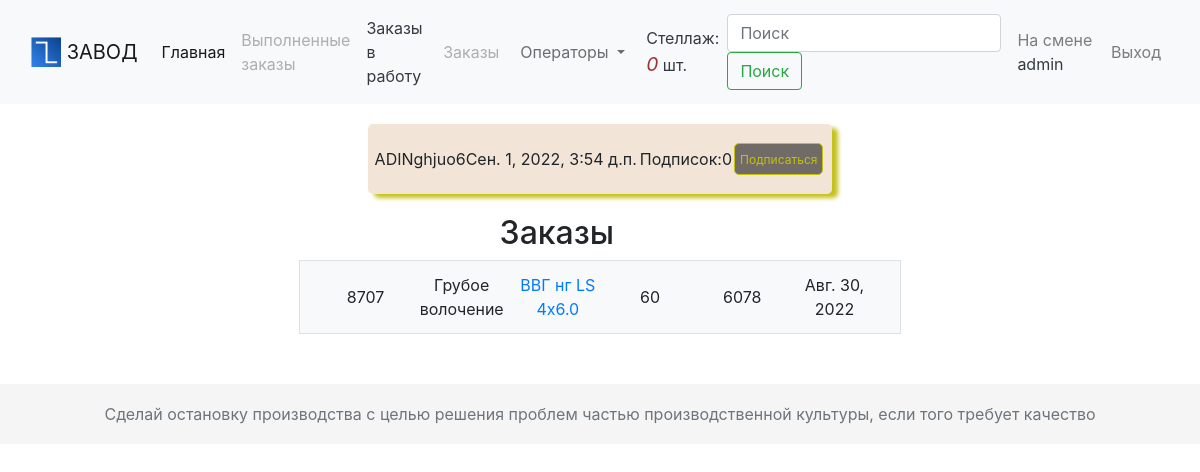
Page /manufactur/user/admin (signed in) on the earlier database version.
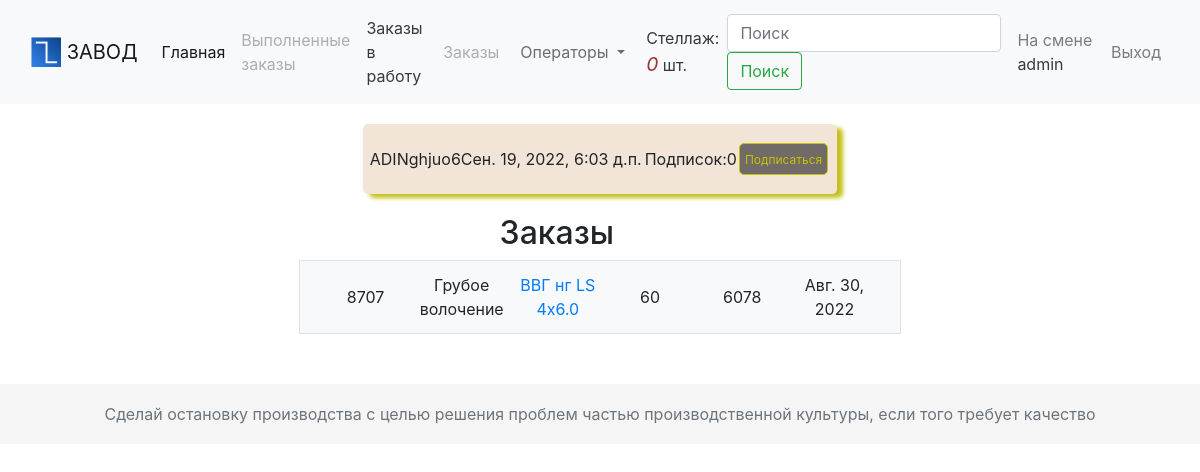
Same page on the later database version.
### manufactur/models.py (models this page shows, shortened)
class User(AbstractUser):
    TEAM = (
        (0, 0),
        (1, 1),
        (2, 2),
        (3, 3),
        (4, 4),
    )
    t_number = models.PositiveIntegerField(verbose_name="Табельный номер", default="1")
    team = models.IntegerField(choices=TEAM, default=0, verbose_name="Смена")
    is_master = models.BooleanField(verbose_name="Мастер", default=False)
    rough_drawing = models.BooleanField(verbose_name="Грубое волочение", default=False)
    fine_drawing = models.BooleanField(verbose_name="Тонкое волочение", default=False)
    frls = models.BooleanField(verbose_name="Лентообмотка", default=False)
    yl_300 = models.BooleanField(verbose_name="Автобухтовка 300", default=False)
    yl_600 = models.BooleanField(verbose_name="Автобухтовка 600", default=False)
    yl_1250 = models.BooleanField(verbose_name="Перемотка 1250", default=False)
    yl_450 = models.BooleanField(verbose_name="Ручная бухтовка 450", default=False)
    l_70 = models.BooleanField(verbose_name="Линия 70", default=False)
    l_90 = models.BooleanField(verbose_name="Линия 90", default=False)
    wild_twist = models.BooleanField(verbose_name="Маленькая скрутка", default=False)
    twist = models.BooleanField(verbose_name="Большая скрутка", default=False)
    armoring = models.BooleanField(verbose_name="Бронирование", default=False)
    packaging = models.BooleanField(verbose_name="Упаковка", default=False)
    otk = models.BooleanField(verbose_name="ОТК", default=False)
    following = models.ManyToManyField(
        "self", through="Contact", related_name="followers", symmetrical=False
    )
    def count_followers(self):
        return self.followers.count()
    class Meta:
        verbose_name = "Пользователь"
        verbose_name_plural = "Пользователи"

### manufactur/views.py (the view)
# urls.py: path("user/<str:username>", views.UserDetailView.as_view(), name="user_detail"),
@method_decorator(login_required, name="dispatch")
class UserDetailView(View):
    def get(self, request, username):
        user = get_object_or_404(User, username=username, is_active=True)
        orders = OrderLog.objects.filter(operator=user).order_by("-date_finished", "operation", "order__batch_number")
        return render(
            request,
            "manufactur/user/user_detail.html",
            {"user": user, "orders": orders},
        )

### orders/models.py (called while the page is built)
    def __str__(self):
        return self.name

### shelf/context_processors.py (called while the page is built)
def shelf(request):
    return {"shelf": Shelf(request)}

### shelf/shelf.py (called while the page is built)
    def __len__(self):
        return len(self.shelf)

    def get_link(self):
        return "gruboe-volochenie"

### manufactur/templates/manufactur/user/user_detail.html (shortened to what this page needs)
{% extends 'manufactur/base.html' %}
{% block content %}
	<div class="d-block">
    	<div class="block_action block_user carder">
			<div>{{ user.first_name }}</div>
			<div>{{ user.last_name }}</div>
			<div>{{ user.last_login }}</div>
		<div class="count"><p>Подписок:  </p><p class="follow"> {{ user.count_followers }}</p></div>
		<a href="#" data-id="{{ user.id }}" data-action="follow" class="follow link_button link_button_follow link-dark">
		{% if request.user not in user.followers.all %}
			Подписаться
		{% else %}
			Отписаться
		{% endif %}
		</a>
		</div>
	</div>
	<h2>Заказы</h2>
	{% for order in orders %}
		<div class="container ">
			<div class="row  g-2 " >
				<div class="col">
					<div class="p-1 border bg-light">
						<div class="container overflow-hidden text-center" >
						  <div class="row no-gutters g-0">
							<div class="col">
							 <div class="p-2 bg-light">{{ order.order.batch_number }}</div>
							</div>
							<div class="col">
							  <div class="p-2 bg-light">{{ order.operation }}</div>
							</div>
							<div class="col">
							 <div class="p-2 bg-light">
								 <a target="_blank" href="{% url 'orders:order_log' order.order.id %}"
								 	onclick="window.open(this.href,this.target,'width=1200,height=600,scrollbars=1');return false;">
								 	{{ order.order.plastic }} {{ order.order.design }} {{ order.order.purpose }} {{ order.order.cores }}x{{ order.order.crosssection }}
							 	 </a>
							 </div>
							</div>
							<div class="col">
							 <div class="p-2 bg-light">{{ order.number_container }}</div>
							</div>
							<div class="col">
							 <div class="p-2 bg-light">{{ order.total_in_meters }}</div>
							</div>
							<div class="col">
							 <div class="p-2 bg-light">{{ order.date_finished }}</div>
							</div>
						  </div>
						</div>
					</div>
				</div>
			</div>
		</div>
	{% endfor %}
{% endblock %}

### manufactur/templates/manufactur/base.html (shortened to what this page needs)
{% load static %}
{% load pluralize %}
<!DOCTYPE html>
<html lang="ru">
<head>
    <link rel="stylesheet" href="{% static 'css/style.css' %}">
    <link rel="stylesheet" href="https://maxcdn.bootstrapcdn.com/bootstrap/4.0.0/css/bootstrap.min.css">
</head>
<body>
  <nav class="navbar sticky-top navbar-expand-lg navbar-light bg-light">
  <div class="container-fluid">
  <a class="navbar-brand" data-id="admin" href="/admin" target="_blank">
      <img src="{% static 'image/logo.png' %}" alt="logo" width="30" height="30" loading="lazy" class="d-inline-block align-top">
  ЗАВОД</a>
  <div class="collapse navbar-collapse" id="navbarToggler">
    <ul class="navbar-nav mr-auto mt-2 mt-lg-0">
      <li class="nav-item active">
        <a class="nav-link" data-id="main" href="{% url 'manufactur:manufacture' %}">Главная<span class="sr-only">(current)</span></a>
      </li>
      <li class="nav-item">
        <a {% if request.user.is_staff %}class="nav-link text-dark" href="{% url 'orders:orders_finish' %}" {% else %}class="nav-link disabled" href="#" tabindex="-1" aria-disabled="true"{% endif %} data-id="finish_orders">Выполненные заказы</a>
      </li>
      <li class="nav-item">
        <a {% if request.user.is_active %}class="nav-link text-dark" href="{% url 'orders:order_p_list' shelf.get_link %}" {% else %}class="nav-link disabled" href="#" tabindex="-1" aria-disabled="true"{% endif %} data-id="orders_in_prod">Заказы в работу</a>
      </li>
      <li class="nav-item">
        <a {% if request.user.is_staff %}class="nav-link text-dark" href="{% url 'orders:order_list' %} " {% else %}class="nav-link disabled"  tabindex="-1" aria-disabled="true"{% endif %}  data-id="orders">Заказы</a>
      </li>
      <li class="nav-item">
        <div class="dropdown">
        <button {% if request.user.is_staff %} class="btn btn-light dropdown-toggle"{% else %} type="button" class="btn btn-light dropdown-toggle disabled"{% endif %} id="dropdownMenuButton" data-toggle="dropdown" aria-haspopup="true" aria-expanded="false">
            Операторы
        </button>
</div>
      </li>
      <li class="nav-item">
        <div {% if request.user.is_staff %}class="count_shelf nav-link text-dark" {% else %}class="nav-link disabled"  tabindex="-1" aria-disabled="true"{% endif %} >
                    <a class="text-dark" data-id="shelf" href="{% url 'shelf:shelf_detail' %}">
                    <div class="">Стеллаж: <i>{{ shelf|length }}</i> шт.</div>
                    </a>
        </div>
      </li>
    </ul>
    <form class="form-inline my-2 my-lg-0">
      <input class="form-control mr-sm-2" type="search" placeholder="Поиск" aria-label="Поиск">
      <button class="btn btn-outline-success my-2 my-sm-0" data-id="search" type="submit">Поиск</button>
    </form>
  <ul class="navbar-nav ml-auto ml-100 mt-lg-0">
      <li class="nav-item">
        {% if request.user.is_authenticated %}
        <span class="nav-link">На смене <a class="text-dark" href="#" > {{ user.username }}</a></span>
      </li>
      <li class="nav-item">
          <a class="nav-link" data-id="exit" href="{% url 'manufactur:logout' %}">Выход</a>
      </li>
        {% else %}
            <a class="nav-link" data-id = 'login' href="{% url 'manufactur:login' %}">Вход</a>
      </li>
        {% endif %}
  </ul>
  </div>
  </div>
</nav>
  <div id="content" class="">
     {% block content %}{% endblock %}
  </div>
<footer class="footer">
    <div class="text-center">
        <span class="text-muted">Сделай остановку производства с целью решения проблем частью производственной культуры, если того требует качество</span>
    </div>
</footer>
</body>
</html>

Differences in the rows shown:
changed User "admin": last_login "Сен. 1, 2022, 3:54 д.п." → "Сен. 19, 2022, 6:03 д.п."
